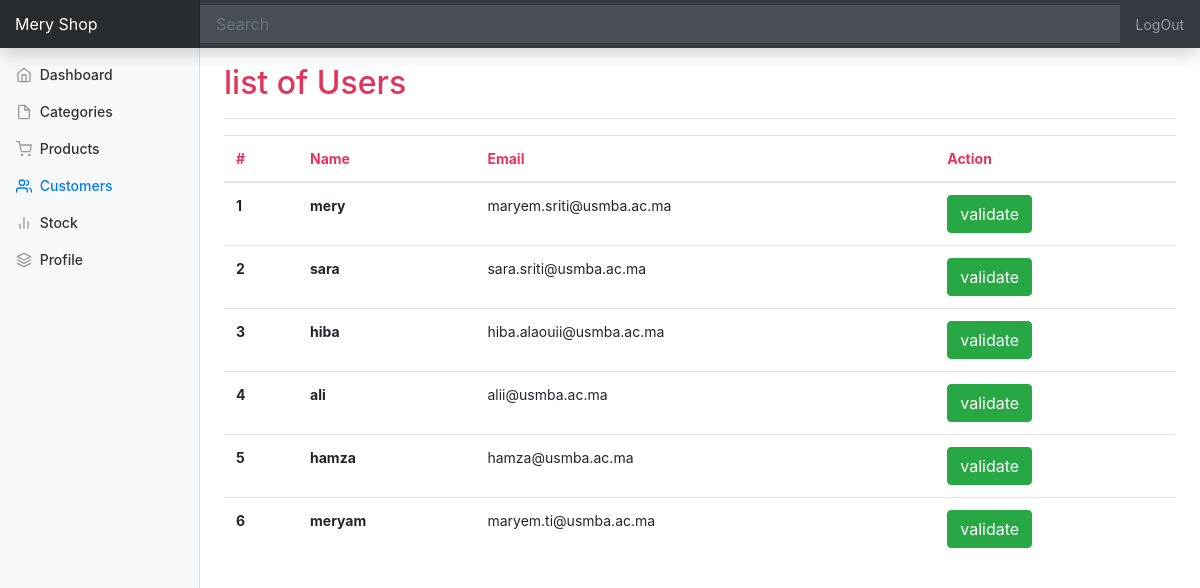
The page /admin/visiteurs/liste.php on the database its author committed.
### tables this page shows
CREATE TABLE `visiteurs` (
  `id` int(11) NOT NULL,
  `email` varchar(255) DEFAULT NULL,
  `nom` varchar(255) DEFAULT NULL,
  `tele` varchar(255) DEFAULT NULL,
  `mp` varchar(255) DEFAULT NULL,
  `etat` int(11) DEFAULT 0,
  `date_creation` date DEFAULT NULL,
  `date_modification` date DEFAULT NULL
);

### inc/functions.php (called while the page is built, shortened)
<?php
function connect(){
    $servername = "localhost";
    $DBuser = "root";
    $DBpassword = "";
    $DBname = "e-commerce";
    try{
        $conn = new PDO("mysql:host=$servername;dbname=$DBname", $DBuser, $DBpassword);
        $conn->setAttribute(PDO::ATTR_ERRMODE,PDO::ERRMODE_EXCEPTION);
    }
    catch(PDOException $e){
        echo "Connection failed:".$e->getMessage();
    }
    return $conn;
}
function GetAllUsers(){
    $conn = connect();
    $requette = "SELECT * FROM visiteurs WHERE etat=0";
    $resultat = $conn->query($requette);
    $users = $resultat->fetchAll();
    return $users;
}
?>

### admin/visiteurs/liste.php (the view, shortened to what this page needs)
<?php
    include "../../inc/functions.php";
    $visiteurs = GetAllUsers();
    ?>
<!doctype html>
<html lang="en">
  <head>
    <link href="../../bootstrap-5.0.2-dist/css/bootstraapp.min.css" rel="stylesheet">
    <link href="../../bootstrap-5.0.2-dist/css/dashboard.css" rel="stylesheet">
  </head>
  <body>
    <nav class="navbar navbar-dark fixed-top bg-dark flex-md-nowrap p-0 shadow">
      <a class="navbar-brand col-sm-3 col-md-2 mr-0" href="#">Mery Shop</a>
      <input class="form-control form-control-dark w-100" type="text" placeholder="Search" aria-label="Search">
      <ul class="navbar-nav px-3">
        <li class="nav-item text-nowrap">
          <a class="nav-link" href="../../LogOut.php">LogOut</a>
        </li>
      </ul>
    </nav>
    <div class="container-fluid">
      <div class="row">
      <nav class="col-md-2 d-none d-md-block bg-light sidebar">
          <div class="sidebar-sticky">
            <ul class="nav flex-column">
              <li class="nav-item">
                <a class="nav-link " href="">
                  <span data-feather="home"></span>
                  Dashboard <span class="sr-only">(current)</span>
                </a>
              </li>
              <li class="nav-item">
              <a class="nav-link " href="../categories/liste.php">
                  <span data-feather="file"></span>
                  Categories
                </a>
              </li>
              <li class="nav-item">
                <a class="nav-link" href="../produits/liste.php">
                  <span data-feather="shopping-cart"></span>
                  Products
                </a>
              </li>
              <li class="nav-item">
                <a class="nav-link active" href="#">
                  <span data-feather="users"></span>
                  Customers
                </a>
              </li>
              <li class="nav-item">
                <a class="nav-link" href="../stock/liste.php">
                  <span data-feather="bar-chart-2"></span>
                  Stock
                </a>
              </li>
              <li class="nav-item">
                <a class="nav-link " href="../profile.php">
                  <span data-feather="layers"></span>
                  Profile
                </a>
              </li>
            </ul>
          </div>
        </nav>
        <main role="main" class="col-md-9 ml-sm-auto col-lg-10 px-4">
          <div class="d-flex justify-content-between flex-wrap flex-md-nowrap align-items-center pt-3 pb-2 mb-3 border-bottom">
            <h1 class="h2" style="color:#e5345b;">list of Users</h1>
          </div>
          <div>
 <table class="table">
  <thead>
    <tr style="color:#e5345b;">
      <th scope="col" >#</th>
      <th scope="col" >Name</th>
      <th scope="col" >Email</th>
      <th scope="col" >Action</th>
    </tr>
  </thead>
  <tbody>
    <?php
        foreach ($visiteurs as $i=> $visiteur){
            $i++;
            print' <tr>
            <th scope="row">'.$i.'</th>
            <td><b>'.$visiteur['nom'].'</b></td>
            <td>'.$visiteur['email'].'</td>
            <td>
              <a href="valider.php?id='.$visiteur['id'].'" class="btn btn-success" >validate</a>
            </td>
          </tr>';
        }
    ?>
  </tbody>
</table>
          </div>
        </main>
      </div>
    </div>
  </body>
</html>

### rows shown on the page
visiteurs: nom "mery", email "maryem.sriti@usmba.ac.ma"
visiteurs: nom "sara", email "sara.sriti@usmba.ac.ma"
visiteurs: nom "hiba", email "hiba.alaouii@usmba.ac.ma"
visiteurs: nom "ali", email "alii@usmba.ac.ma"
visiteurs: nom "hamza", email "hamza@usmba.ac.ma"
visiteurs: nom "meryam", email "maryem.ti@usmba.ac.ma"
